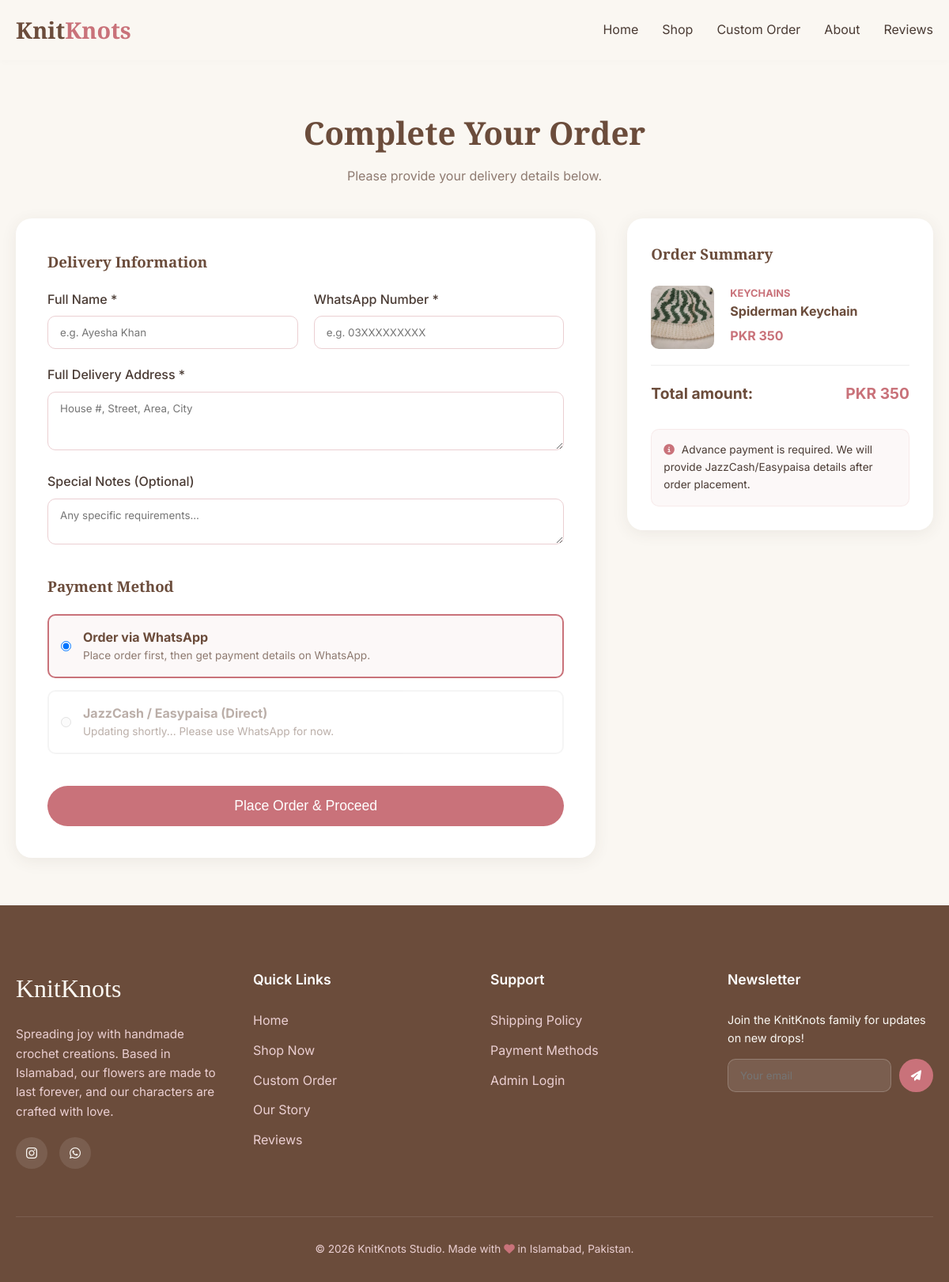
/pages/checkout.php?product_id=1, run on the app's committed database.
### tables this page shows
CREATE TABLE products (
    id INT AUTO_INCREMENT PRIMARY KEY,
    category_id INT,
    name VARCHAR(200) NOT NULL,
    description TEXT,
    price DECIMAL(10, 2) NOT NULL,
    image VARCHAR(255),
    stock INT DEFAULT 0,
    is_featured TINYINT(1) DEFAULT 0,
    created_at TIMESTAMP DEFAULT CURRENT_TIMESTAMP,
    FOREIGN KEY (category_id) REFERENCES categories(id) ON DELETE
    SET NULL
);

CREATE TABLE categories (
    id INT AUTO_INCREMENT PRIMARY KEY,
    name VARCHAR(100) NOT NULL,
    slug VARCHAR(100) NOT NULL UNIQUE,
    created_at TIMESTAMP DEFAULT CURRENT_TIMESTAMP
);

### includes/functions.php (called while the page is built, shortened)
<?php
function getProductImageUrl($image) {
    if ($image && file_exists(UPLOAD_DIR . $image)) {
        return UPLOAD_URL . $image;
    }
    return SITE_URL . '/assets/img/placeholder.jpg';
}
function formatPrice($price) {
    return 'PKR ' . number_format($price, 0);
}

### pages/checkout.php (the view, shortened to what this page needs)
<?php
require_once __DIR__ . '/../includes/db.php';
require_once __DIR__ . '/../includes/functions.php';
$productId = isset($_GET['product_id']) ? (int)$_GET['product_id'] : 0;
try {
    $stmt = $pdo->prepare("SELECT p.*, c.name as category_name FROM products p JOIN categories c ON p.category_id = c.id WHERE p.id = ?");
    $stmt->execute([$productId]);
    $product = $stmt->fetch();
} catch (PDOException $e) {
    redirect(SITE_URL . '/pages/shop.php');
}
$success = false;
$waUrl = '';
require_once __DIR__ . '/layout/header.php';
?>
<section style="background-color: var(--cream); padding: 60px 0;">
    <div class="container-custom">
        <div style="text-align: center; margin-bottom: 40px;">
            <h1 style="font-family: var(--font-heading); font-size: 2.5rem; color: var(--brown); margin-bottom: 10px;">Complete Your Order</h1>
            <p style="color: var(--text-light);">Please provide your delivery details below.</p>
        </div>
        <div style="display: flex; gap: 40px; align-items: flex-start;">
            <div style="flex: 2; background: white; padding: 40px; border-radius: 20px; box-shadow: var(--shadow);">
                <?php if ($success): ?>
                    <div style="text-align: center; padding: 40px 0;">
                        <i class="fas fa-check-circle" style="color: var(--sage); font-size: 4rem; margin-bottom: 20px;"></i>
                        <h2 style="color: var(--brown); margin-bottom: 15px;">Order Placed Successfully! 🎉</h2>
                        <div style="background: rgba(122, 158, 126, 0.1); border-radius: 15px; padding: 25px; margin-bottom: 30px; text-align: left; display: inline-block; width: 100%; max-width: 400px;">
                            <div style="display: flex; justify-content: space-between; border-bottom: 1px solid rgba(0,0,0,0.05); padding-bottom: 15px; margin-bottom: 15px;">
                                <span style="color: var(--text-light); font-weight: bold;">Order ID:</span>
                                <span style="color: var(--brown); font-weight: bold;">#<?php echo $orderId; ?></span>
                            </div>
                            <div style="display: flex; justify-content: space-between; border-bottom: 1px solid rgba(0,0,0,0.05); padding-bottom: 15px; margin-bottom: 15px;">
                                <span style="color: var(--text-light); font-weight: bold;">Product:</span>
                                <span style="color: var(--brown); font-weight: bold; text-align: right;"><?php echo htmlspecialchars($product['name']); ?></span>
                            </div>
                            <div style="display: flex; justify-content: space-between;">
                                <span style="color: var(--text-light); font-weight: bold;">Price:</span>
                                <span style="color: var(--rose); font-weight: bold; font-size: 1.1rem;"><?php echo formatPrice($product['price']); ?></span>
                            </div>
                        </div>
                        <p style="color: var(--text-light); margin-bottom: 25px;">Please click the button below to confirm your order and get payment details on WhatsApp.</p>
                        <a href="<?php echo htmlspecialchars($waUrl); ?>" class="btn btn-whatsapp" target="_blank" style="font-size: 1.2rem; padding: 15px 30px; width: 100%; max-width: 400px; display: inline-block;">
                            <i class="fab fa-whatsapp"></i> Send Order on WhatsApp
                        </a>
                    </div>
                <?php else: ?>
                    <form action="" method="POST">
                        <h3 style="color: var(--brown); margin-bottom: 20px;">Delivery Information</h3>
                        <div style="display: flex; gap: 20px; margin-bottom: 20px;">
                            <div class="form-group" style="flex: 1; margin-bottom: 0;">
                                <label>Full Name *</label>
                                <input type="text" id="name" name="name" class="form-control" required placeholder="e.g. Ayesha Khan">
                            </div>
                            <div class="form-group" style="flex: 1; margin-bottom: 0;">
                                <label>WhatsApp Number *</label>
                                <input type="tel" id="phone" name="phone" class="form-control" required placeholder="e.g. 03XXXXXXXXX">
                            </div>
                        </div>
                        <div class="form-group" style="margin-bottom: 20px;">
                            <label>Full Delivery Address *</label>
                            <textarea id="address" name="address" class="form-control" rows="3" required placeholder="House #, Street, Area, City"></textarea>
                        </div>
                        <div class="form-group" style="margin-bottom: 30px;">
                            <label>Special Notes (Optional)</label>
                            <textarea id="notes" name="notes" class="form-control" rows="2" placeholder="Any specific requirements..."></textarea>
                        </div>
                        <h3 style="color: var(--brown); margin-bottom: 20px;">Payment Method</h3>
                        <div style="margin-bottom: 40px;">
                            <div style="padding: 15px; border: 2px solid var(--rose); border-radius: 10px; background: rgba(201, 114, 122, 0.05); margin-bottom: 15px;">
                                <label style="display: flex; align-items: center; gap: 15px; cursor: pointer; margin: 0;">
                                    <input type="radio" name="payment_method" value="whatsapp" checked>
                                    <div>
                                        <div style="font-weight: bold; color: var(--brown);">Order via WhatsApp</div>
                                        <div style="font-size: 0.85rem; color: var(--text-light);">Place order first, then get payment details on WhatsApp.</div>
                                    </div>
                                </label>
                            </div>
                            <div style="padding: 15px; border: 2px solid #eee; border-radius: 10px; opacity: 0.6;">
                                <label style="display: flex; align-items: center; gap: 15px;">
                                    <input type="radio" name="payment_method" value="jazzcash" disabled>
                                    <div>
                                        <div style="font-weight: bold; color: var(--text-light);">JazzCash / Easypaisa (Direct)</div>
                                        <div style="font-size: 0.85rem; color: var(--text-light);">Updating shortly... Please use WhatsApp for now.</div>
                                    </div>
                                </label>
                            </div>
                        </div>
                        <button type="submit" class="btn btn-primary" style="width: 100%; font-size: 1.1rem; padding: 15px;">
                            Place Order & Proceed
                        </button>
                    </form>
                <?php endif; ?>
            </div>
            <div style="flex: 1; background: white; padding: 30px; border-radius: 20px; box-shadow: var(--shadow);">
                <h3 style="color: var(--brown); margin-bottom: 25px;">Order Summary</h3>
                <div style="display: flex; gap: 20px; border-bottom: 1px solid #eee; padding-bottom: 20px; margin-bottom: 20px;">
                    <img src="<?php echo getProductImageUrl($product['image']); ?>" style="width: 80px; height: 80px; object-fit: cover; border-radius: 10px;">
                    <div>
                        <div style="font-size: 0.8rem; color: var(--rose); font-weight: bold; text-transform: uppercase;"><?php echo htmlspecialchars($product['category_name']); ?></div>
                        <div style="font-weight: bold; color: var(--brown); margin-bottom: 5px;"><?php echo htmlspecialchars($product['name']); ?></div>
                        <div style="color: var(--rose); font-weight: bold;"><?php echo formatPrice($product['price']); ?></div>
                    </div>
                </div>
                <div style="display: flex; justify-content: space-between; font-weight: bold; font-size: 1.2rem; color: var(--brown);">
                    <span>Total amount:</span>
                    <span style="color: var(--rose);"><?php echo formatPrice($product['price']); ?></span>
                </div>
                <div style="margin-top: 30px; background: rgba(201, 114, 122, 0.05); border: 1px solid rgba(201, 114, 122, 0.1); padding: 15px; border-radius: 10px;">
                    <p style="font-size: 0.85rem; color: var(--text); margin: 0;">
                        <i class="fas fa-info-circle" style="color: var(--rose); margin-right: 5px;"></i>
                        Advance payment is required. We will provide JazzCash/Easypaisa details after order placement.
                    </p>
                </div>
            </div>
        </div>
    </div>
</section>
<?php require_once __DIR__ . '/layout/footer.php'; ?>

### assets/css/style.css (style rules this page uses)
:root { --cream: #FAF7F2; --rose: #C9727A; --rose-light: #EBCFD2; --sage: #7A9E7E; --brown: #6B4C3B; --text: #4A3B34; --text-light: #8E7A70; --white: #FFFFFF; --font-heading: 'Playfair Display', serif; --font-body: 'Inter', sans-serif; --transition: all 0.3s ease; --shadow: 0 4px 20px rgba(74, 59, 52, 0.08); }
* { margin: 0; padding: 0; box-sizing: border-box; -webkit-font-smoothing: antialiased; }
body { font-family: var(--font-body); background-color: var(--cream); color: var(--text); line-height: 1.6; overflow-x: hidden; }
h1, h2, h3, h4, h5, h6 { font-family: var(--font-heading); font-weight: 600; color: var(--brown); }
img { max-width: 100%; display: block; }
section { padding: 80px 0; }
.btn { display: inline-block; padding: 12px 28px; border-radius: 50px; font-weight: 500; cursor: pointer; border: none; transition: var(--transition); text-align: center; }
.btn-primary { background-color: var(--rose); color: var(--white); }
.container-custom { max-width: 1200px; margin: 0 auto; padding: 0 20px; }
section { padding: 100px 0; }
.form-group { margin-bottom: 20px; }
.form-group label { display: block; margin-bottom: 8px; font-weight: 500; }
.form-control { width: 100%; padding: 12px 15px; border: 1px solid var(--rose-light); border-radius: 10px; font-family: inherit; transition: var(--transition); }

### data on the page
products: image (picture), category.name "KEYCHAINS", name "Spiderman Keychain", price "PKR 350"
